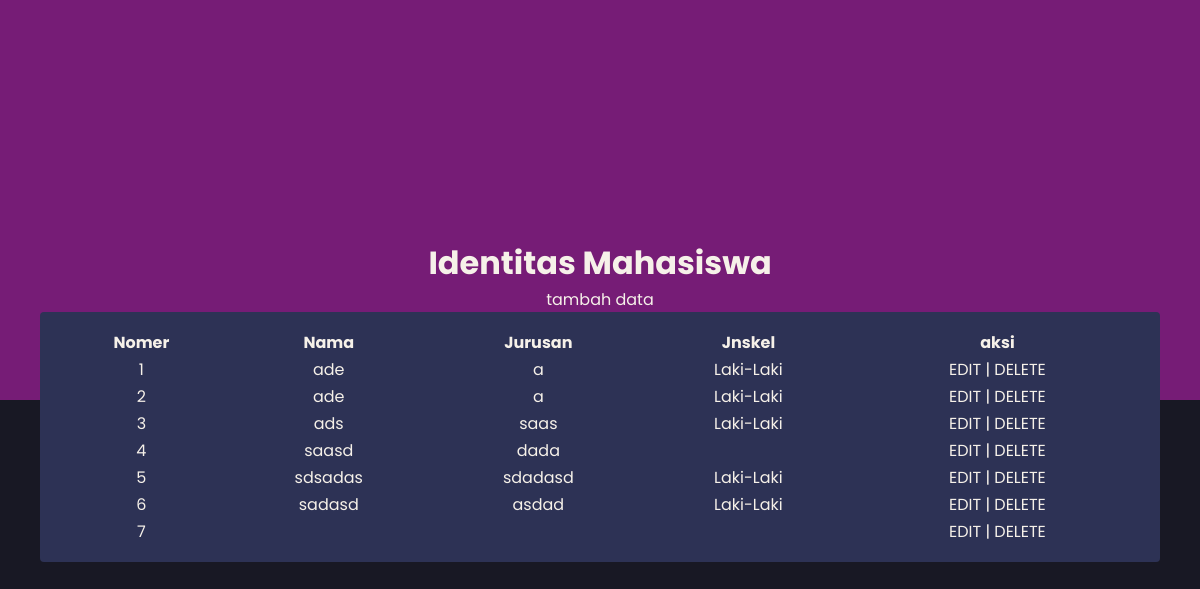
The page / on the database its author committed.
### tables this page shows
CREATE TABLE `identitas` (
  `id` int(4) NOT NULL,
  `nama` varchar(50) NOT NULL,
  `jurusan` varchar(50) NOT NULL,
  `kelamin` enum('Laki-Laki','Perempuan') NOT NULL
);

### index.php (the view, shortened to what this page needs)
<?php
include 'function.php';
?>
<!DOCTYPE html>
<html lang="en">
<head>
    <link rel="stylesheet" href="style.css">
</head>
<body>
    <h1>Identitas Mahasiswa</h1>
    <p><a href="input.php">tambah data</a></p>
    <table border="5" class="show">
        <tr>
            <th>Nomer</th>
            <th>Nama</th>
            <th>Jurusan</th>
            <th>Jnskel</th>
            <th>aksi</th>
        </tr>
        <?php
        $tampil = mysqli_query($koneksi, "SELECT * FROM identitas");
        $no = 1;
        while ($hasil = mysqli_fetch_array($tampil)) {
        ?>
            <tr>
                <td><?php echo $no++ ?></td>
                <td><?php echo $hasil['nama']; ?></td>
                <td><?php echo $hasil['jurusan']; ?></td>
                <td><?php echo $hasil['kelamin']; ?></td>
                <td>
                    <a href="edit.php?id=<?php echo $hasil['id']; ?>">EDIT</a> | <a href="delete.php?id=<?php echo $hasil['id']; ?>">DELETE
                </td>
            </tr>
        <?php } ?>
    </table>
</body>
</html>

### style.css (style rules this page uses)
* { margin: 0; padding: 0; box-sizing: border-box; border: none; text-decoration: none; list-style: none; font-family: "Poppins", sans-serif; }
body { display: flex; flex-direction: column; justify-content: center; align-items: center; min-height: 100vh; background: linear-gradient(to bottom, #761c76 50%, #181824 50%); }
table { width: 500px; text-align: center; background-color: #2d3255; padding: 1rem; border-radius: 4px; }
table.show { width: 70rem; }
h1, th { font-weight: 700; color: #f6f1e9; }
td, a { color: #f6f1e9; }

### rows shown on the page
identitas: nama "ade", jurusan "a", kelamin "Laki-Laki"
identitas: nama "ade", jurusan "a", kelamin "Laki-Laki"
identitas: nama "ads", jurusan "saas", kelamin "Laki-Laki"
identitas: nama "saasd", jurusan "dada"
identitas: nama "sdsadas", jurusan "sdadasd", kelamin "Laki-Laki"
identitas: nama "sadasd", jurusan "asdad", kelamin "Laki-Laki"
